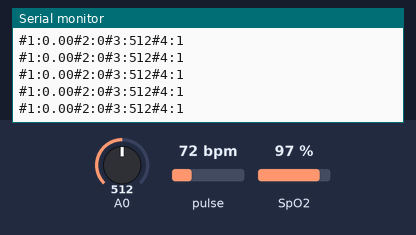
The sketch below on a simulated Arduino Uno, built with avr-gcc and run on an emulated ATmega328P. Parts: the last lines printed to the serial monitor. Inputs (shaded band) come from the test bench; at power-on: pulse 72 bpm, A0 = 512, SpO2 97 %.

Above: at 1.2 s.
1.3 s: pulse set to 42 bpm
2.8 s: A0 set to 716
At 3.7 s:
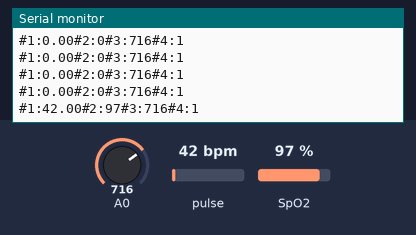
4.3 s: SpO2 set to 80 %
At 5.4 s:
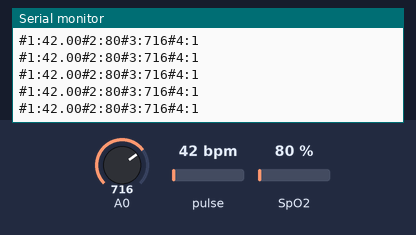
5.8 s: A0 set to 900
At 6.3 s:
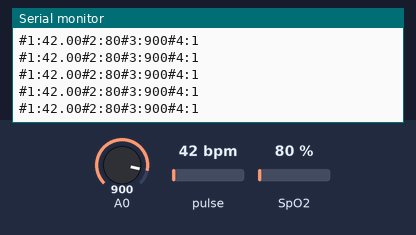
7.3 s: pulse set to 70 bpm
At 8.2 s:
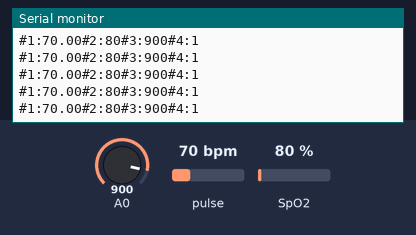
Timing chart, 0 to 8.7 s (numbered marks = the images above; inputs shaded):
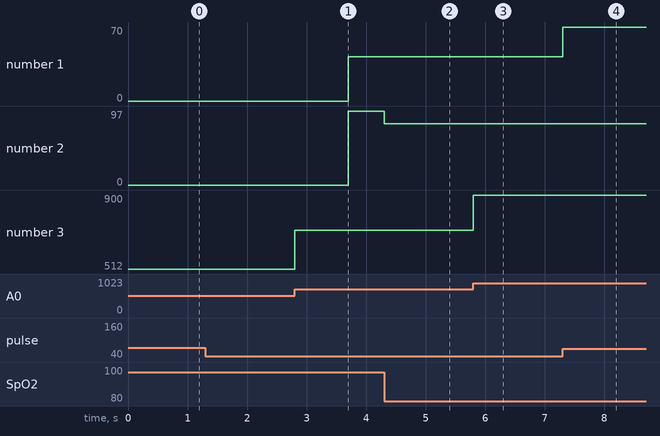

Measured:
- after the input at 2.8 s, the serial monitor: prints a new line at once (image 1)
- after the input at 4.3 s, the serial monitor: prints a new line at once (image 2)
- after the input at 5.8 s, the serial monitor: prints a new line at once (image 3)
- after the input at 7.3 s, the serial monitor: prints a new line at once (image 4)
- plotted number 1: 42 → 70 after the input at 7.3 s
- plotted number 2: 97 → 80 after the input at 4.3 s
- plotted number 3: 512 → 716 after the input at 2.8 s, 716 → 900 after the input at 5.8 s

The sketch:

uno.ino
```cpp
// Este código obtiene los valores de pulso y oxígeno en sangre junto con el electrocardiograma desde el Arduino UNO

// SENSOR DE PULSO Y OXIMETRÍA
#include <Wire.h>
#include "MAX30100_PulseOximeter.h"
#define REPORTING_PERIOD_MS     10
PulseOximeter pox;

// DECLARACIÓN DE VARIABLES
float ppm; //Variable en la que se almacenan las pulsaciones por minuto
int spO2; //Variable en la que se almacena la saturación de oxígeno
int ecg; //Variable en la que se almacena el electrocardiograma
String cad; // Cadena para el intercambio de datos con la raspberry

// ID del dispositivo
#define dispositivo_id  1

void setup() {

  // Inicializamos el puerto serie
  Serial.begin(2000000);

  //Iniciamos el pulsioximetro
  if (!pox.begin()) {
        //Serial.println("FAILED");
        for(;;);
    } else {
        //Serial.println("SUCCESS");
    }

  // Inicializamos los pines del ECG
  pinMode(6, INPUT); // Setup for leads off detection LO +
  pinMode(7, INPUT); // Setup for leads off detection LO -
}

void loop() {
    // Actualizamos el pulsioxímetro
    pox.update();

    // Obtenemos los valores de pulsaciones y saturación de O2 en sangre
    ppm = pox.getHeartRate();
    spO2 = pox.getSpO2();

    // Valor del ECG
    ecg = analogRead(A0);

    // Se establecen los valores dentro de la cadena
    //cad = "#1:" + String(ppm)+ "#2:" + String(spO2)+ "#3:" + String(ecg)+ "#4:" + String(dispositivo_id)+ "@";
    cad = "#1:" + String(ppm)+ "#2:" + String(spO2)+ "#3:" + String(ecg)+ "#4:" + String(dispositivo_id);
    // Imprimimos la cadena
    Serial.println(cad);
    delay(2);
}
```
